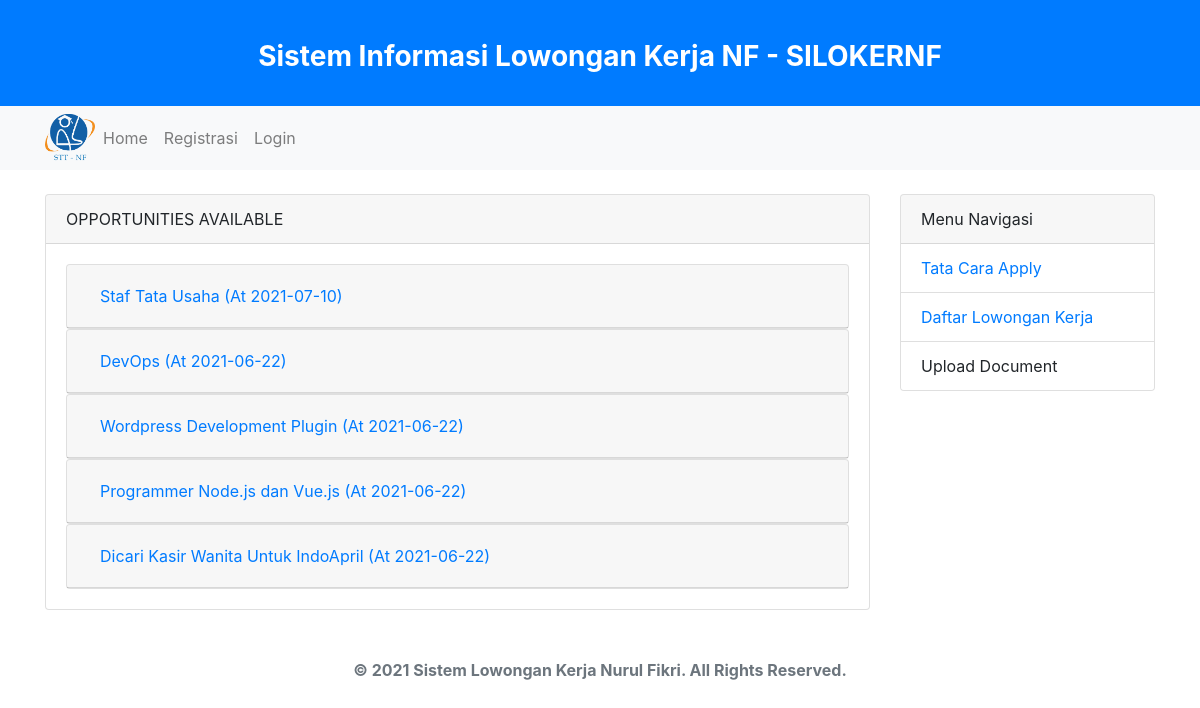
The page /index.php/page/career on the database its author committed.
### tables this page shows
CREATE TABLE `info_loker` (
  `id` int(11) NOT NULL AUTO_INCREMENT,
  `info` varchar(100) NOT NULL,
  `jabatan` varchar(25) NOT NULL,
  `bagian` varchar(25) NOT NULL,
  `tanggal_akhir` date NOT NULL,
  `tanggal` date NOT NULL,
  PRIMARY KEY (`id`)
);

### application/libraries/Template.php (called while the page is built, shortened)
<?php
class Template
{
  var $template_data = array();
  function set($name, $value)
  {
    $this->template_data[$name] = $value;
  }
  function load($template = '', $view = '', $view_data = array(), $return = false)
  {
    $this->CI = &get_instance();
    $this->set('content_view', $this->CI->load->view($view, $view_data, true));
    return $this->CI->load->view($template, $this->template_data, $return);
  }
}

### application/controllers/Page.php (called while the page is built, shortened)
<?php
class Page extends CI_Controller {
	public function career()
	{
		$this->db->order_by('id' ,'DESC');
		$data['careers'] = $this->db->get('info_loker')->result();
		$this->template->load('template','page/career',$data);
	}
}

### index.php (called while the page is built, shortened)
<?php
require_once BASEPATH.'core/CodeIgniter.php';

### application/views/page/career.php (the view, shortened to what this page needs)
<div class="row mt-4">
	<div class="col-md-9">
		<div class="card">
			<div class="card-header">OPPORTUNITIES AVAILABLE</div>
			<div class="card-body">
				<div id="accordion">
				<?php foreach($careers as $c): ?>
				  <div class="card">
				    <div class="card-header" id="headingOne">
				      <h5 class="mb-0">
				        <button class="btn btn-link" data-toggle="collapse" data-target="#coll<?= $c->id ?>" aria-expanded="false" aria-controls="collapseOne">
				          <?= $c->info ?> (At <?= $c->tanggal ?>)
				        </button>
				      </h5>
				    </div>
				  </div>
				<?php endforeach; ?>
				</div>
			</div>
		</div>
	</div>
	<div class="col-md-3">
		<div class="card">
			<div class="card-header">Menu Navigasi</div>
			<ul class="list-group list-group-flush">
				<li class="list-group-item"><a href="<?= base_url('page/cara_apply') ?>">Tata Cara Apply</a></li>
				<li class="list-group-item"><a href="<?= base_url('page/career') ?>">Daftar Lowongan Kerja</a></li>
				<li class="list-group-item">Upload Document</li>
			</ul>
		</div>
	</div>
</div>

### rows shown on the page
info_loker: info "Staf Tata Usaha", tanggal "2021-07-10"
info_loker: info "DevOps", tanggal "2021-06-22"
info_loker: info "Wordpress Development Plugin", tanggal "2021-06-22"
info_loker: info "Programmer Node.js dan Vue.js", tanggal "2021-06-22"
info_loker: info "Dicari Kasir Wanita Untuk IndoApril", tanggal "2021-06-22"
